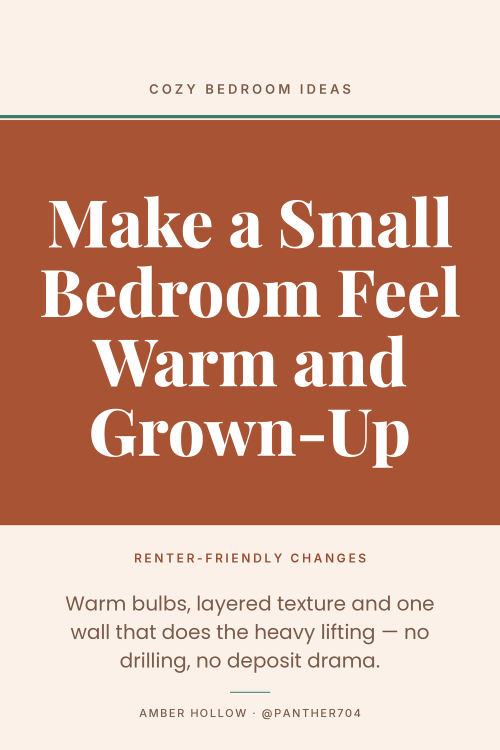
#> input picture content/batch-001/rendered/pin-001-cozy-bedroom-renter.png, 1000 x 1500 px (shown at 1/2 size); its folder holds 4 pictures in this run
$ python verify_batch.py
#> lines starting #> are read from the running program, lines starting #| are printed output that depends on the picture; after the words box and inside, x2 and y2 are one past the last pixel; in counts of white or black regions, pixels touching at a corner belong together
#!/usr/bin/env python3
"""Independent QA of batch-001's rendered pins (not the renderer's own logs).

Same checks the factory applies to its own samples (see
factory/tools/verify_samples.py) but pointed at content/batch-001, plus a
manifest cross-check so the batch is provably self-consistent:

  * every PNG: exactly 1000x1500, RGB/RGBA, sane size, real ink, colour variety,
    tonal span, no accidental edge bleed on padded templates
  * no duplicate files, cross-template perceptual distinctness
  * manifest.csv <-> rendered/: one row per PNG, every row's file exists,
    board/template/keyword columns non-empty, title/description limits hold

Writes rendered/_contact_sheet.png so a human can eyeball the whole batch.

    python3 tools/verify_batch.py [--json]
"""

from __future__ import annotations

import argparse
import csv
import hashlib
import json
import sys
from pathlib import Path

import numpy as np
from PIL import Image, ImageDraw, ImageFont

HERE = Path(__file__).resolve().parent
BATCH = HERE.parent
RENDERED = BATCH / "rendered"
SPECS = BATCH / "specs"
MANIFEST = BATCH / "manifest.csv"
FONTS = Path("/home/ubuntu/pinterest-rig/factory/fonts")

TARGET = (1000, 1500)
MIN_KB = 15
# padded layouts keep a clean outer margin (soft shadows count as ink, hence the floor)
MIN_INK_MARGIN = {"photo_frame": 28, "quote_card": 28, "editorial_minimal": 28}


def spec_templates() -> dict[str, str]:
    out = {}
    for path in SPECS.glob("*.json"):
        try:
            out[path.stem] = json.loads(path.read_text())["template"]
        except Exception:  # noqa: BLE001
            continue
    return out


def fingerprint(img: Image.Image, size=(40, 60)) -> np.ndarray:
    arr = np.asarray(img.convert("L").resize(size, Image.BILINEAR), dtype=np.float32)
    return (arr - arr.mean()) / (arr.std() + 1e-6)


def check_one(path: Path) -> dict:
    problems: list[str] = []
    info: dict = {"file": str(path), "problems": problems}
    try:
        img = Image.open(path)
#> img is the input picture: PIL image 1000x1500 RGB; mean R, G, B 209.6, 165.5, 146.6
        img.load()
    except Exception as exc:  # noqa: BLE001
        problems.append(f"unreadable: {exc}")
        return info
    info["size"], info["mode"] = img.size, img.mode
    info["kilobytes"] = round(path.stat().st_size / 1024, 1)
    if img.size != TARGET:
        problems.append(f"size {img.size} != {TARGET}")
    if img.mode not in ("RGB", "RGBA"):
        problems.append(f"unexpected mode {img.mode}")
    if info["kilobytes"] < MIN_KB:
        problems.append(f"suspiciously small ({info['kilobytes']} KB)")

    arr = np.asarray(img.convert("RGB"), dtype=np.uint8)
    gray = np.asarray(img.convert("L"), dtype=np.uint8)
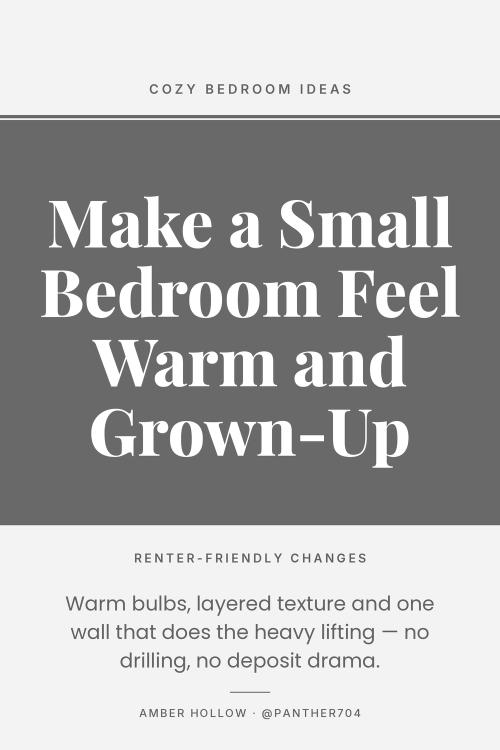
#> gray: shape (1500, 1000) (shown at 1/2 size); min 67, max 255, mean 176.3
    info["std"] = round(float(gray.std()), 2)
    info["distinct_colors"] = int(len(np.unique(arr.reshape(-1, 3), axis=0)))
    flat = gray.reshape(-1)
    hist = np.bincount(flat, minlength=256)
#> hist = 256 values, max 657739 at index 105, min 0 at index 0, mean 5859.4
    bg = int(hist.argmax())
#> bg = 105
    info["ink_ratio"] = round(float((np.abs(flat.astype(int) - bg) > 24).mean()), 4)
    if info["ink_ratio"] < 0.01:
        problems.append(f"almost no ink ({info['ink_ratio']})")
    if info["std"] < 6:
        problems.append(f"flat image, std={info['std']}")
    if info["distinct_colors"] < 60:
        problems.append(f"too few colours ({info['distinct_colors']})")
    med = float(np.median(gray))
#> med = 236
    p_lo, p_hi = (float(np.percentile(gray, q)) for q in (0.5, 99.5))
#> p_lo = 93; p_hi = 255
    info["contrast_span"] = int(max(med - p_lo, p_hi - med))
    if info["contrast_span"] < 90:
        problems.append(f"low tonal span ({info['contrast_span']}) — type may be low-contrast")
    ink_mask = np.abs(gray.astype(int) - bg) > 24
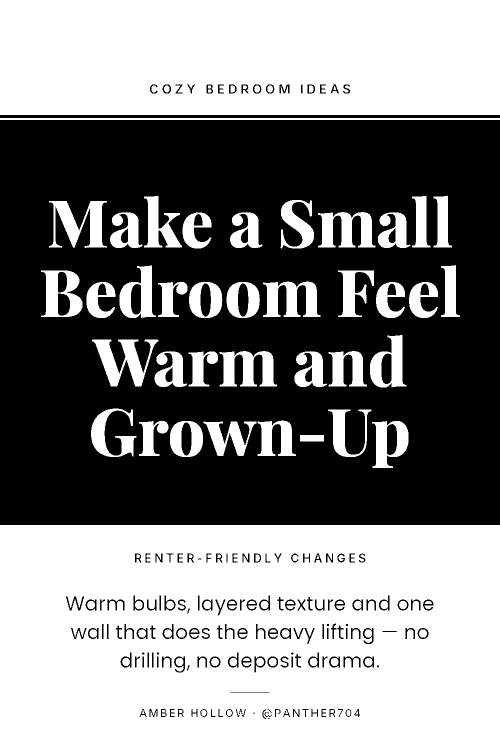
#> ink_mask: shape (1500, 1000) bool (shown at 1/2 size); 51.9% white; 177 black regions (12 under 20 px), largest, box (x1, y1, x2, y2) and area: (0, 240, 1000, 1050) 685642, (0, 230, 1000, 236) 6000, (401, 567, 422, 633) 1129
    ys, xs = np.nonzero(ink_mask)
    if len(xs):
        info["ink_margins"] = [int(xs.min()), int(ys.min()),
                               gray.shape[1] - 1 - int(xs.max()), gray.shape[0] - 1 - int(ys.max())]
    return info


def cross_check_manifest(pngs: list[Path]) -> tuple[list[str], dict]:
    problems: list[str] = []
    rows: list[dict] = []
    if not MANIFEST.exists():
        return ["manifest.csv missing"], {"rows": 0}
    with open(MANIFEST, newline="") as f:
        reader = csv.DictReader(f)
        cols = reader.fieldnames or []
        rows = list(reader)
    want = ["file", "template", "board", "title", "description", "alt_text", "target_keyword"]
    if cols != want:
        problems.append(f"manifest columns {cols} != {want}")
    files = {p.name for p in pngs}
    listed = set()
    for r in rows:
        name = Path(r.get("file", "")).name
        listed.add(name)
        if name not in files:
            problems.append(f"manifest row for {name} has no rendered PNG")
        if not r.get("template") or not r.get("board") or not r.get("alt_text"):
            problems.append(f"{name}: empty template/board/alt_text")
        t, d, k = r.get("title", ""), r.get("description", ""), r.get("target_keyword", "")
        if len(t) > 100:
            problems.append(f"{name}: title {len(t)} chars > 100")
        if not (150 <= len(d) <= 400):
            problems.append(f"{name}: description {len(d)} chars not in 150-400")
        tags = [w for w in d.split() if w.startswith("#")]
        if len(tags) > 3:
            problems.append(f"{name}: {len(tags)} hashtags > 3")
        if "http" in d or "www." in d:
            problems.append(f"{name}: description contains a link (batch-001 is link-free)")
        if not k:
            problems.append(f"{name}: empty target_keyword")
    for extra in sorted(files - listed):
        problems.append(f"rendered PNG {extra} has no manifest row")
    return problems, {"rows": len(rows), "columns": cols}


def make_contact_sheet(pngs: list[Path], mapping: dict[str, str]) -> Path:
    cols, tw, th, pad, label_h = 5, 260, 390, 16, 38
    rows = (len(pngs) + cols - 1) // cols
    sheet = Image.new("RGB", (cols * (tw + pad) + pad, rows * (th + label_h + pad) + pad), "#101418")
    d = ImageDraw.Draw(sheet)
    try:
        font = ImageFont.truetype(str(FONTS / "Inter-VF.ttf"), 15)
        font.set_variation_by_axes([600, 14])
    except Exception:  # noqa: BLE001
        font = ImageFont.load_default()
    for i, path in enumerate(pngs):
        r, col = divmod(i, cols)
        x = pad + col * (tw + pad)
        y = pad + r * (th + label_h + pad)
        sheet.paste(Image.open(path).convert("RGB").resize((tw, th), Image.LANCZOS), (x, y))
        d.text((x, y + th + 9), f"{mapping.get(path.stem, '?')} · {path.stem[:30]}",
               font=font, fill="#E8EDF2")
    out = RENDERED / "_contact_sheet.png"
    sheet.save(out)
    return out


def main() -> int:
    ap = argparse.ArgumentParser()
    ap.add_argument("--json", action="store_true")
    ap.add_argument("--min-similarity", type=float, default=0.985)
    args = ap.parse_args()

    mapping = spec_templates()
    pngs = sorted(p for p in RENDERED.glob("*.png") if not p.name.startswith("_"))
    report: dict = {"count": len(pngs), "pins": [], "problems": []}
    if not pngs:
        print("no rendered pins found", file=sys.stderr)
        return 1

    fps: dict[str, np.ndarray] = {}
    for path in pngs:
        info = check_one(path)
#> info = 10 items
        info["template"] = mapping.get(path.stem, "unknown")
        floor = MIN_INK_MARGIN.get(info["template"], 0)
#> floor = 0
        if floor and info.get("ink_margins") and min(info["ink_margins"]) < floor:
            info["problems"].append(
                f"ink reaches {min(info['ink_margins'])}px from the edge (min {floor}px for {info['template']})")
        report["pins"].append(info)
        report["problems"].extend(f"{path.name}: {p}" for p in info["problems"])
        try:
            fps[path.name] = fingerprint(Image.open(path))
#> in fingerprint, `arr = np.asarray(img.convert("L").resize(size, Image.BILINEAR), dtype=..`:
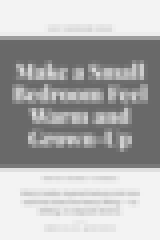
#> arr: shape (60, 40) float32 (shown 4 times larger); min 105, max 243, mean 176.3
#> in fingerprint, `return (arr - arr.mean()) / (arr.std() + 1e-6)`:
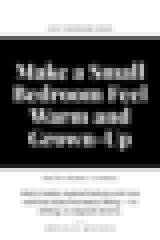
#> returned value: shape (60, 40) float32 (shown 4 times larger); min -1.19, max 1.11, mean 1.27e-08; drawn with min black and max white
        except Exception:  # noqa: BLE001
            pass
#> pass 2 of the loop in main, `for path in pngs:`:
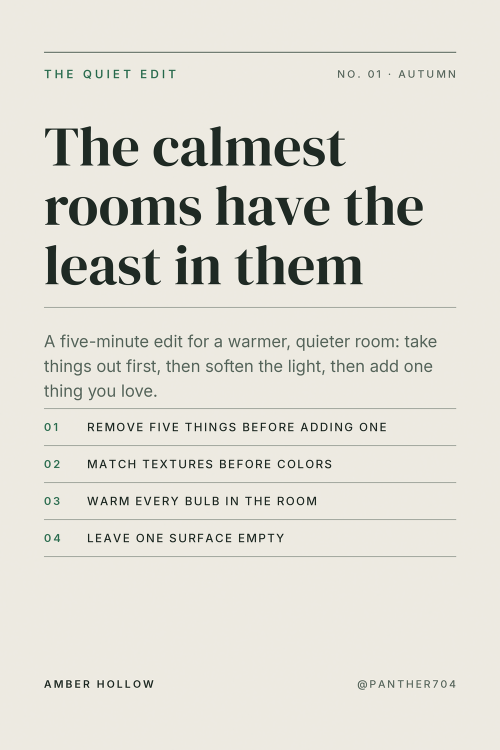
#> input picture content/batch-001/rendered/pin-002-calm-rooms-quiet-edit.png, 1000 x 1500 px (shown at 1/2 size)
#> in check_one, img is the input picture: PIL image 1000x1500 RGB; mean R, G, B 226.2, 224.2, 215.4
#> hist = 256 values, max 1316094 at index 234, min 0 at index 1, mean 5859.4
#> bg = 234
#> p_lo = 29; p_hi = 245
#> in check_one (call 2), `ink_mask = np.abs(gray.astype(int) - bg) > 24`:
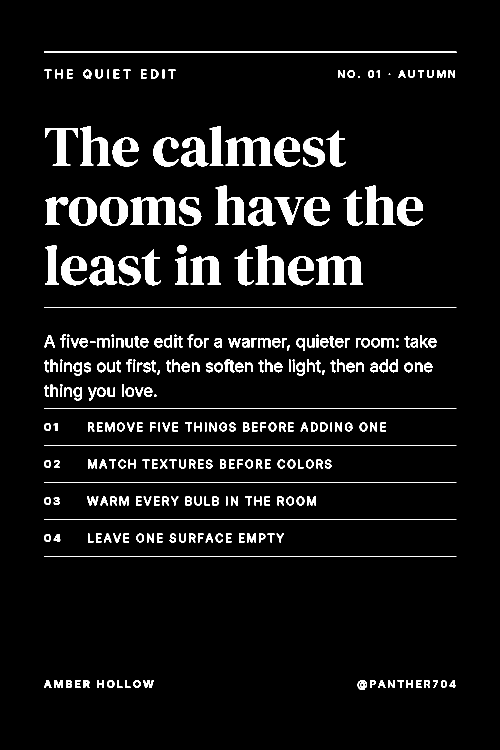
#> ink_mask: shape (1500, 1000) bool (shown at 1/2 size); 6.4% white; 301 white regions (7 under 20 px), largest, box (x1, y1, x2, y2) and area: (260, 394, 354, 450) 2990, (632, 513, 726, 569) 2989, (451, 275, 545, 331) 2947
#> pass 3 of the loop in main, `for path in pngs:`:
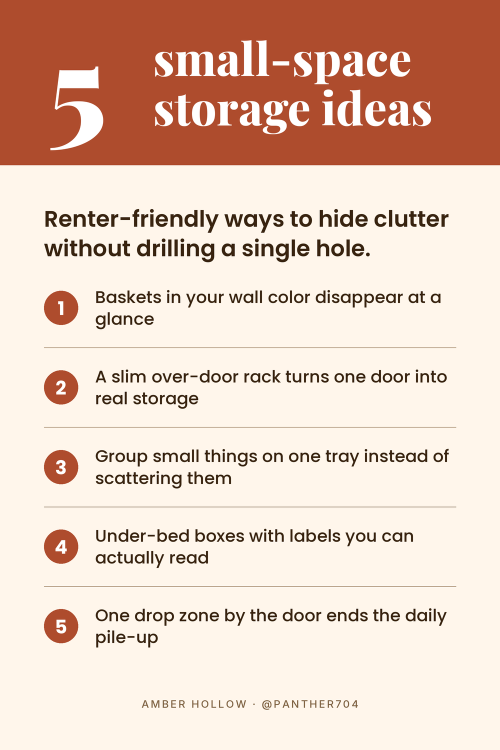
#> input picture content/batch-001/rendered/pin-003-small-space-storage.png, 1000 x 1500 px (shown at 1/2 size)
#> in check_one, img is the input picture: PIL image 1000x1500 RGB; mean R, G, B 230.1, 202.4, 187.2
#> hist = 256 values, max 1003150 at index 247, min 0 at index 0, mean 5859.4
#> bg = 247
#> p_lo = 26; p_hi = 255
#> in check_one (call 3), `ink_mask = np.abs(gray.astype(int) - bg) > 24`:
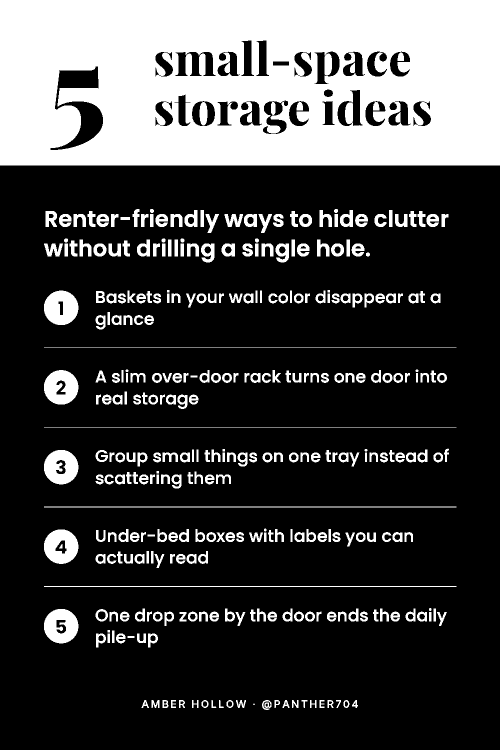
#> ink_mask: shape (1500, 1000) bool (shown at 1/2 size); 25.9% white; 331 white regions (1 under 20 px), largest, box (x1, y1, x2, y2) and area: (0, 0, 1000, 331) 295975, (88, 581, 157, 650) 3574, (88, 740, 157, 809) 3461

    counts: dict[str, int] = {}
    for info in report["pins"]:
        counts[info["template"]] = counts.get(info["template"], 0) + 1
    report["template_counts"] = counts
    if len(pngs) < 20:
        report["problems"].append(f"only {len(pngs)} pins rendered, expected 20")
    for tmpl, n in counts.items():
        if tmpl == "unknown":
            report["problems"].append("pin(s) without a matching spec")
        elif n < 3:
            report["problems"].append(f"template {tmpl} has only {n} pins, expected >= 3")

    names = list(fps)
#> names = ['pin-001-cozy-bedroom-renter.png', 'pin-002-calm-rooms-quiet-edit.png', 'pin-003-small-space-storage.png']
    cross = []
    for i in range(len(names)):
        for j in range(i + 1, len(names)):
            a, b = names[i], names[j]
            sim = float(np.corrcoef(fps[a].ravel(), fps[b].ravel())[0, 1])
            if mapping.get(Path(a).stem) != mapping.get(Path(b).stem):
                cross.append((sim, a, b))
#> this loop made 3 passes
#> after the loop, cross = []
    report["max_cross_template_similarity"] = round(max(cross, default=(0, "", ""))[0], 4)
    report["cross_template_pairs"] = len(cross)
    for sim, a, b in cross:
        if sim > args.min_similarity:
            report["problems"].append(f"{a} and {b} look nearly identical (sim={sim:.3f})")
#> this loop made 0 passes

    hashes: dict[str, list[str]] = {}
    for path in pngs:
        hashes.setdefault(hashlib.sha256(path.read_bytes()).hexdigest()[:16], []).append(path.name)
    for group in (v for v in hashes.values() if len(v) > 1):
        report["problems"].append(f"identical files: {group}")

    mprobs, minfo = cross_check_manifest(pngs)
    report["manifest"] = minfo
    report["problems"].extend(mprobs)
    report["contact_sheet"] = str(make_contact_sheet(pngs, mapping))
#> in make_contact_sheet, `sheet = Image.new("RGB", (cols * (tw + pad) + pad, rows * (th + label_..`:
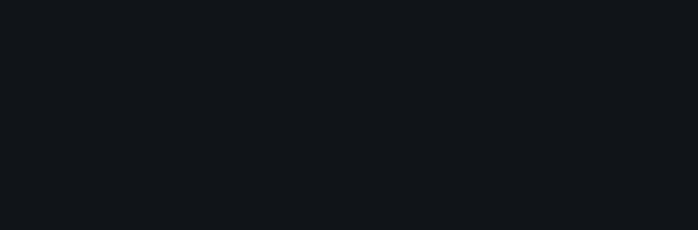
#> sheet: PIL image 1396x460 RGB (shown at 1/2 size); mean R, G, B 16, 20, 24
#> in make_contact_sheet, `sheet.paste(Image.open(path).convert("RGB").resize((tw, th), Image.LAN..`:
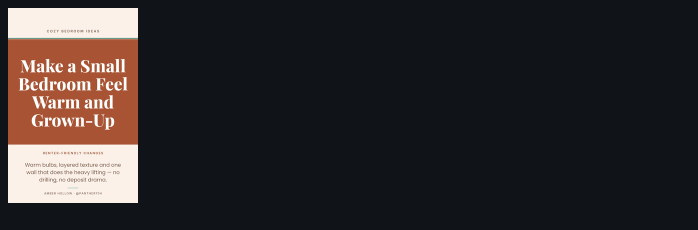
#> sheet: PIL image 1396x460 RGB (shown at 1/2 size); mean R, G, B 46.5, 42.9, 43.3
#> pass 2 of the loop in make_contact_sheet, `for i, path in enumerate(pngs):`:
#> in make_contact_sheet, `sheet.paste(Image.open(path).convert("RGB").resize((tw, th), Image.LAN..`:
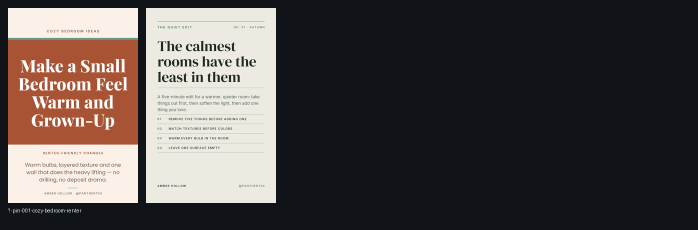
#> sheet: PIL image 1396x460 RGB (shown at 1/2 size); mean R, G, B 79.8, 75.3, 73.6
#> pass 3 of the loop in make_contact_sheet, `for i, path in enumerate(pngs):`:
#> in make_contact_sheet, `sheet.paste(Image.open(path).convert("RGB").resize((tw, th), Image.LAN..`:
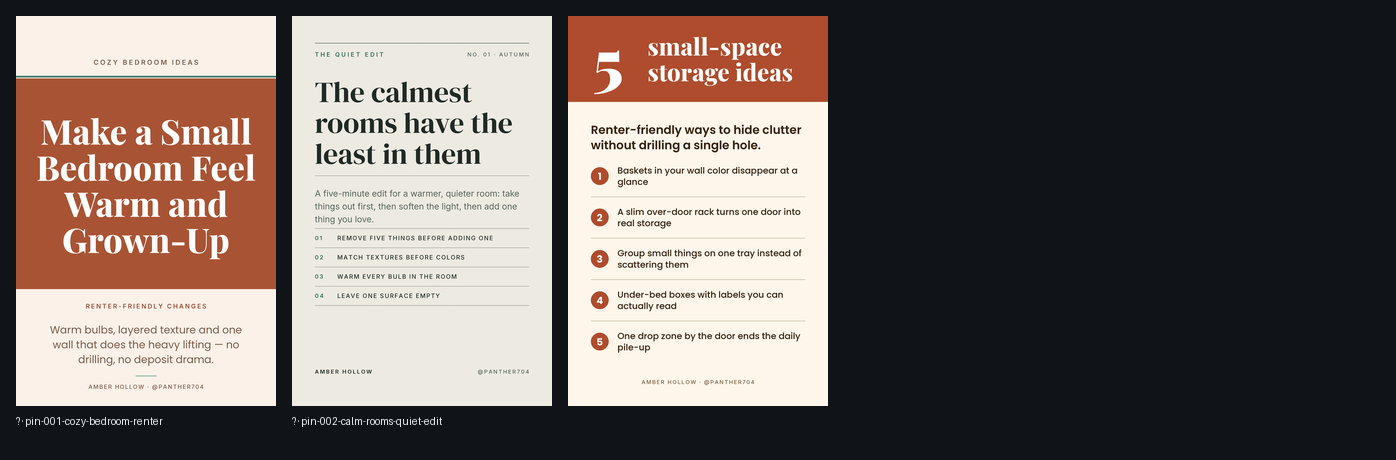
#> sheet: PIL image 1396x460 RGB; mean R, G, B 113.7, 104.1, 99.5
#> in make_contact_sheet, `sheet.save(out)`:
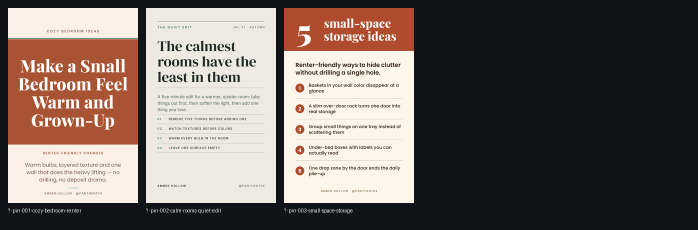
#> saved as _contact_sheet.png: PIL image 1396x460 RGB (shown at 1/2 size); mean R, G, B 113.8, 104.2, 99.6

    if args.json:
        print(json.dumps(report, indent=2))
    else:
        print(f"pins: {report['count']}  templates: {counts}")
#| pins: 3  templates: {'unknown': 3}
        print(f"manifest: {minfo.get('rows')} rows, columns {minfo.get('columns')}")
        print(f"cross-template similarity (max): {report['max_cross_template_similarity']} "
              f"over {report['cross_template_pairs']} pairs")
#| cross-template similarity (max): 0 over 0 pairs
        for info in report["pins"]:
            print(f"  {'OK  ' if not info['problems'] else 'FAIL'} {Path(info['file']).name:44s} "
                  f"{info.get('size')} {info.get('mode')} {info.get('kilobytes'):>7} KB  "
                  f"ink={info.get('ink_ratio')} colours={info.get('distinct_colors')} "
                  f"span={info.get('contrast_span')} margins={info.get('ink_margins')} "
                  f"tmpl={info.get('template')}")
        print(f"contact sheet: {report['contact_sheet']}")
#| contact sheet: content/batch-001/rendered/_contact_sheet.png
        if report["problems"]:
            print("\nPROBLEMS:")
            for p in report["problems"]:
                print("  !", p)
#> this loop made 3 passes
#> p on passes 1 to 3: 'only 3 pins rendered, expected 20', 'pin(s) without a matching spec', 'manifest.csv missing'
#> (printed output is left out)
        else:
            print("\nall batch checks passed")
    return 1 if report["problems"] else 0


if __name__ == "__main__":
#> (the run stopped early here; a loop or call above may not have finished)
